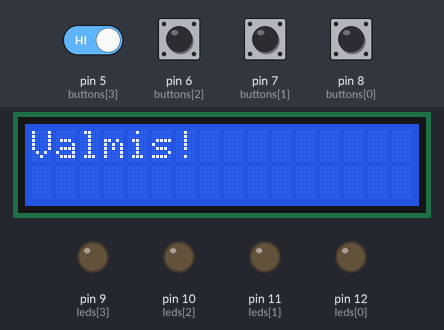
The sketch below on a simulated Arduino Uno, built with avr-gcc and run on an emulated ATmega328P. Parts: 16×2 character LCD, output pins drawn as LEDs (lit = HIGH). The inputs (shaded band) are chosen by the test bench; at power-on: pin 5 (buttons[3]), pin 6 (buttons[2]), pin 7 (buttons[1]), pin 8 (buttons[0]) HIGH. Random numbers use the default seed unless the sketch sets one.

Above: at 6.3 s.
At 8.4 s:
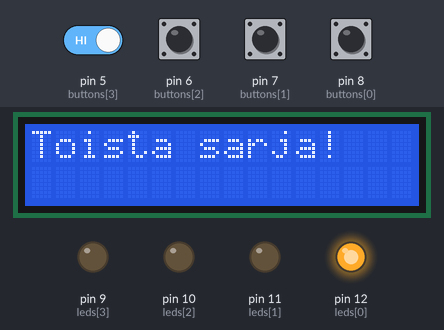
8.5 s: pin 8 (buttons[0]) pulled LOW for 1 s
At 11.3 s:
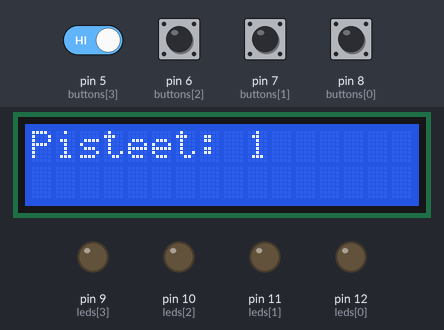
12.5 s: pin 5 (buttons[3]) driven LOW and pin 8 (buttons[0]) driven LOW
At 16.7 s:
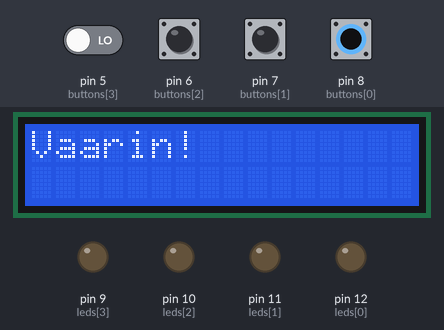
21.5 s: pin 8 (buttons[0]) driven HIGH
24.5 s: pin 5 (buttons[3]) driven HIGH
26.4 s: pin 6 (buttons[2]) pulled LOW for 0.15 s
Timing chart, 0 to 54.4 s (numbered marks = the images above; inputs shaded):
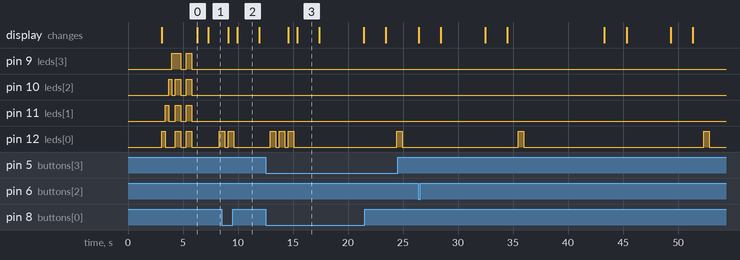

The sketch:

muistipeli.ino
```cpp
#include <Wire.h>
#include <DFRobot_RGBLCD1602.h>
#include <EEPROM.h>
#include <TimerOne.h>

const int leds[] = {12, 11, 10, 9};
const int buttons[] = {8, 7, 6, 5};

int sequence[10];
int currentLength = 1;
int playerIndex = 0;
int score = 0;
int sessionHighScore = 0; // Pelaajan istunnon huipputulos

volatile int secondsElapsed = 0;
volatile bool timeOut = false;

// LCD:n käyttöönotto
DFRobot_RGBLCD1602 lcd(0x27, 16, 2);

void setup() {
  for (int i = 0; i < 4; i++) {
    pinMode(leds[i], OUTPUT);
    pinMode(buttons[i], INPUT_PULLUP);
    digitalWrite(leds[i], LOW); // Varmistaa, että kaikki ledit ovat pois päältä alussa
  }

  lcd.init();
  int highScore = EEPROM.read(0);
  lcd.clear();
  lcd.print("Huipputulos: ");
  lcd.print(highScore);
  delay(3000);
  lcd.clear();

  startSequence();
  randomSeed(analogRead(A0)); // Alustetaan satunnaisluku

  Timer1.initialize(1000000); // Ajastin 1 sekunnin syklillä
  Timer1.attachInterrupt(timerISR);
  Timer1.stop();
}

void loop() {
  lcd.clear();
  lcd.print("Toista sarja!");
  delay(1000);

  // Näytä LED-sarja
  showSequence();

  // Käsittele pelaajan syötteet
  if (!handlePlayerInput()) {
    return; // Peli päättyy, jos pelaaja epäonnistuu
  }

  // Pisteen lisäys ja sarjan pidentäminen
  score++;
  sessionHighScore = max(sessionHighScore, score);
  lcd.clear();
  lcd.print("Pisteet: ");
  lcd.print(score);
  delay(2000);

  sequence[currentLength] = random(0, 4); // Lisää uusi LED sarjaan
  currentLength++;
}

// Funktio LED-sarjan näyttämiseen
void showSequence() {
  for (int i = 0; i < currentLength; i++) {
    digitalWrite(leds[sequence[i]], HIGH); // LED päälle
    delay(500);
    digitalWrite(leds[sequence[i]], LOW); // LED pois päältä
    delay(300); // Viive kaksoispainallusten estämiseksi
  }
}

// Funktio pelaajan syötteiden käsittelyyn
bool handlePlayerInput() {
  playerIndex = 0;
  secondsElapsed = 0;
  timeOut = false;
  Timer1.start();

  while (playerIndex < currentLength) {
    if (timeOut) {
      gameOver("Liian hidas!");
      return false;
    }

    for (int i = 0; i < 4; i++) {
      if (digitalRead(buttons[i]) == LOW) { // Tarkista, painetaanko nappulaa
        if (i == sequence[playerIndex]) { // Oikea nappula painettu
          lcd.clear();
          lcd.print("Oikein!");
          digitalWrite(leds[i], HIGH);
          delay(500);
          digitalWrite(leds[i], LOW);
          playerIndex++;
          secondsElapsed = 0;
          timeOut = false;
          Timer1.restart();
        } else {
          gameOver("Vaarin!");
          return false;
        }
        delay(300); // Viive kaksoispainallusten estämiseksi
      }
    }
  }
  Timer1.stop();
  return true; // Pelaaja suoritti sarjan oikein
}

void startSequence() {
  for (int i = 0; i < 4; i++) {
    digitalWrite(leds[i], HIGH);
    delay(300);
    digitalWrite(leds[i], LOW);
  }

  for (int j = 0; j < 2; j++) {
    for (int i = 0; i < 4; i++) {
      digitalWrite(leds[i], HIGH);
    }
    delay(500);
    for (int i = 0; i < 4; i++) {
      digitalWrite(leds[i], LOW);
    }
    delay(500);
  }

  lcd.clear();
  lcd.print("Valmis!");
  delay(1000);
}

void gameOver(String reason) {
  Timer1.stop();
  lcd.clear();
  lcd.print(reason);
  delay(2000);

  int highScore = EEPROM.read(0);
  if (score > highScore) {
    EEPROM.write(0, score);
    lcd.clear();
    lcd.print("Uusi huipputulos!");
    delay(2000);
  }

  lcd.clear();
  lcd.print("Peli ohi!");
  lcd.setCursor(0, 0);
  lcd.print("Pisteet: ");
  lcd.print(score);
  lcd.setCursor(0, 1);
  lcd.print("Huipputulos: ");
  lcd.print(EEPROM.read(0));
  delay(4000);

  resetGame();
}

void resetGame() {
  lcd.clear();
  lcd.print("Aloita alusta!");
  currentLength = 1;
  score = 0;
  delay(2000);
}

void timerISR() {
  secondsElapsed++;
  if (secondsElapsed >= 7) {
    timeOut = true;
    Timer1.stop();
  }
}
```

Measured:
- after the input at 8.5 s, the display: first changes after 0.62 s (image 2 shows a later state)
- after the input at 12.5 s, the display: first changes after 2.1 s (image 3 shows a later state)
- by itself, pin 12 (leds[0]): alternates HIGH for 0.50 s and LOW for 16.4 s
- what the display in image 0 shows lasts 1.0 s, from 6.3 s to 7.3 s
- what the display in image 2 shows lasts 2.0 s, from 9.9 s to 11.9 s
